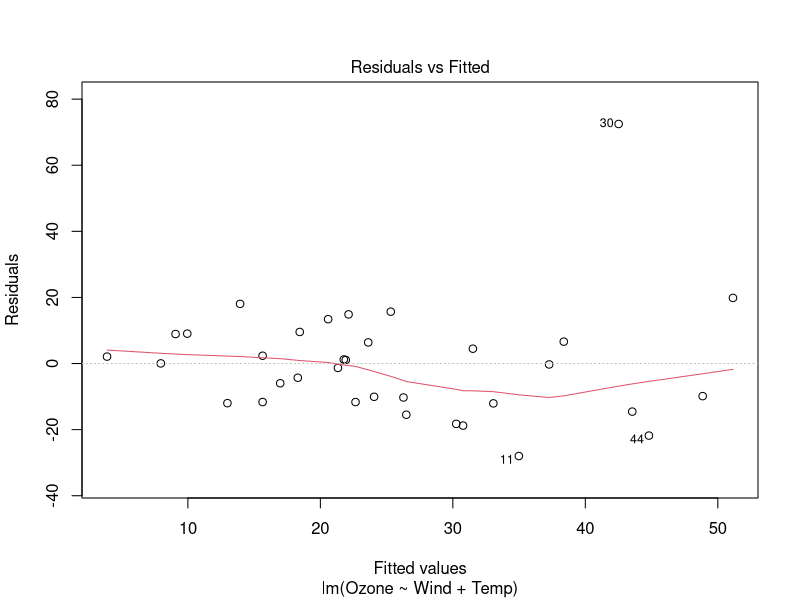
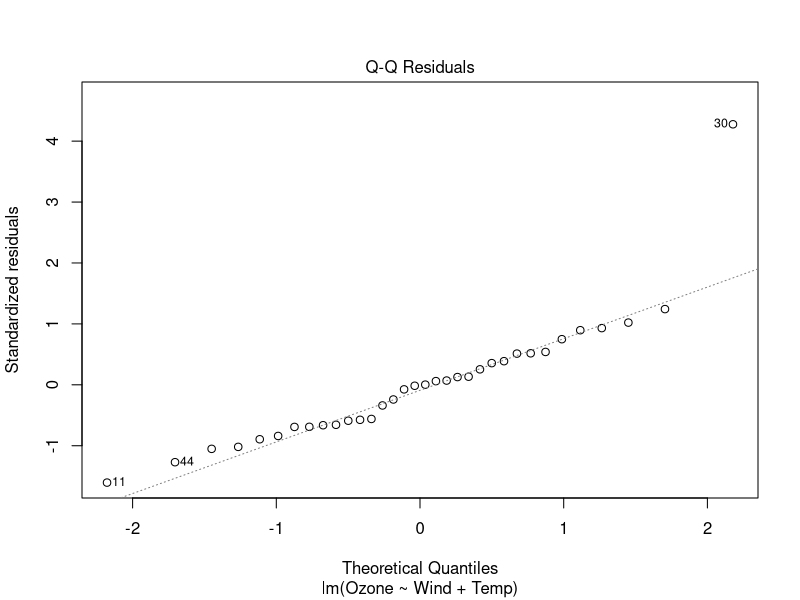
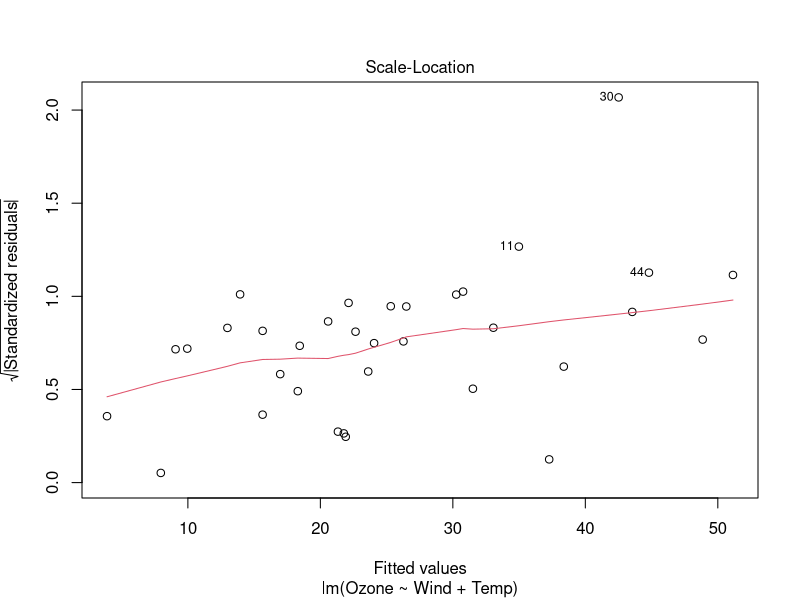
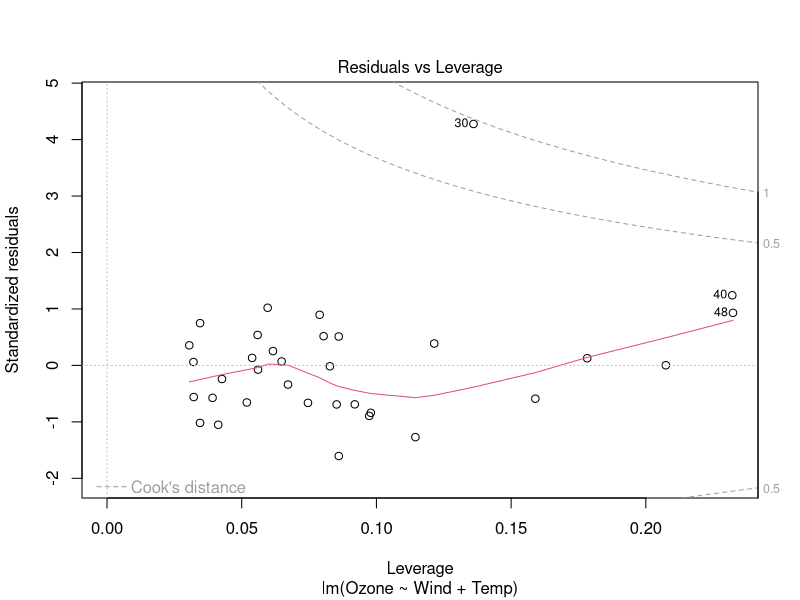

Source code (R) for these figures, in order:
veri_seti <- airquality
#ozet bilgi verir. (betimsel istatistik)
#summary(veri_seti)

#veri seti içerisinde ki örnek satırlardan gösterim yapar.
#head(veri_seti)
#head(veri_seti,10)

#Uyuglama: Coklu dogrusal regresyon modeli
input <- airquality[1:50,c("Ozone","Wind","Temp")]
model <- lm(Ozone ~ Wind + Temp, data = input)
cat("Regression Model: \n")
print(model)
png(file="multiple_regression_model.png")
plot(model)
dev.off()
